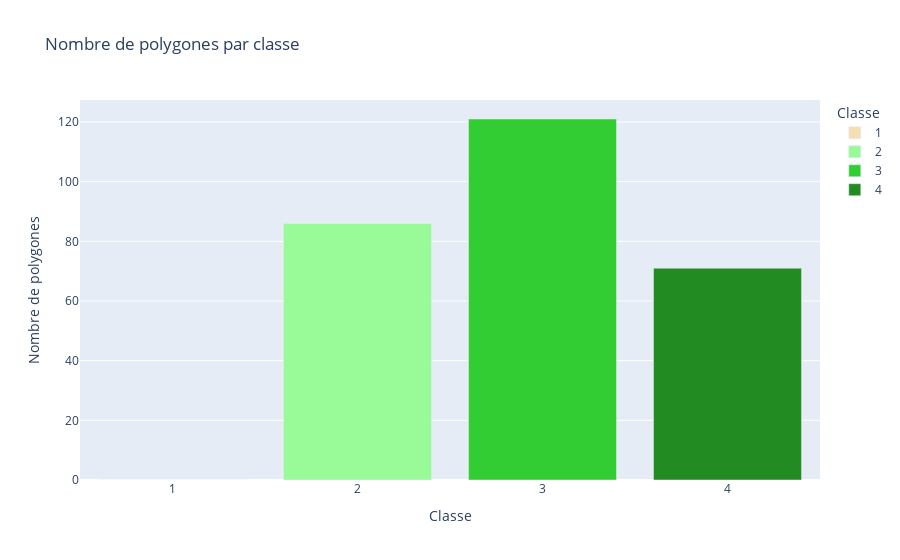

The notebook cell this image was saved under:
### Markdown cell above
## Analyse des échantillons
### Nombre d'échantillons

### Code cell
import geopandas as gpd
import plotly.express as px
import os
import pandas as pd

# Chemin vers le fichier shapefile
shp_path = '/home/onyxia/work/data/projet_eval/PI_strates_bretagne_32630.shp'

# Charger le fichier
gdf = gpd.read_file(shp_path)

# Compter le nombre de polygones par classe
polygon_counts = gdf['strate'].value_counts().reset_index()
polygon_counts.columns = ['Classe', 'Nombre de polygones']

# Convertir 'Classe' en chaîne de caractères pour éviter les conflits de type
polygon_counts['Classe'] = polygon_counts['Classe'].astype(str)

# Créer un DataFrame avec toutes les classes (1, 2, 3, 4), même si elles sont absentes
all_classes = pd.DataFrame({'Classe': ['1', '2', '3', '4']})

# Fusionner avec les comptes réels
polygon_counts = all_classes.merge(polygon_counts, on='Classe', how='left').fillna(0)

# Dictionnaire de correspondance classe/couleur (personnalisable)
color_map = {
    '1': '#F5DEB3',  # Sol nu (tan, couleur personnalisée)
    '2': '#98FB98',  # Herbe (palegreen, personnalisée)
    '3': '#32CD32',  # Landes (limegreen, personnalisée)
    '4': '#228B22'   # Arbre (darkgreen, personnalisée)
}

# Créer le diagramme avec Plotly
fig_polygons = px.bar(
    polygon_counts,
    x='Classe',
    y='Nombre de polygones',
    color='Classe',
    color_discrete_map=color_map,
    title='Nombre de polygones par classe',
    labels={'Classe': 'Classe', 'Nombre de polygones': 'Nombre de polygones'},
    category_orders={'Classe': ['1', '2', '3', '4']}
)

# Personnaliser l'affichage des classes sur l'axe x
fig_polygons.update_xaxes(
    type='category',  # Forcer l'affichage en catégories discrètes
    tickvals=['1', '2', '3', '4'],  # Valeurs exactes à afficher
    ticktext=['1', '2', '3', '4']   # Libellés à afficher
)

# Enregistrer la figure
output_polygon_path = '/home/onyxia/work/results/figure/diag_baton_nb_poly_by_class.html'
os.makedirs(os.path.dirname(output_polygon_path), exist_ok=True)
fig_polygons.write_html(output_polygon_path)

# Afficher la figure dans le notebook
fig_polygons.show()

### Figure 1 — Plotly figure (JSON) as saved in the notebook; plotly's stock layout.template omitted (floating-point values rounded to 4 significant figures)
{"data": [{"hovertemplate": "Classe=%{x}<br>Nombre de polygones=%{y}<extra></extra>", "legendgroup": "1", "marker": {"color": "#F5DEB3", "pattern": {"shape": ""}}, "name": "1", "orientation": "v", "showlegend": true, "textposition": "auto", "type": "bar", "x": ["1"], "xaxis": "x", "y": [0.0], "yaxis": "y"}, {"hovertemplate": "Classe=%{x}<br>Nombre de polygones=%{y}<extra></extra>", "legendgroup": "2", "marker": {"color": "#98FB98", "pattern": {"shape": ""}}, "name": "2", "orientation": "v", "showlegend": true, "textposition": "auto", "type": "bar", "x": ["2"], "xaxis": "x", "y": [86.0], "yaxis": "y"}, {"hovertemplate": "Classe=%{x}<br>Nombre de polygones=%{y}<extra></extra>", "legendgroup": "3", "marker": {"color": "#32CD32", "pattern": {"shape": ""}}, "name": "3", "orientation": "v", "showlegend": true, "textposition": "auto", "type": "bar", "x": ["3"], "xaxis": "x", "y": [121.0], "yaxis": "y"}, {"hovertemplate": "Classe=%{x}<br>Nombre de polygones=%{y}<extra></extra>", "legendgroup": "4", "marker": {"color": "#228B22", "pattern": {"shape": ""}}, "name": "4", "orientation": "v", "showlegend": true, "textposition": "auto", "type": "bar", "x": ["4"], "xaxis": "x", "y": [71.0], "yaxis": "y"}], "layout": {"barmode": "relative", "legend": {"title": {"text": "Classe"}, "tracegroupgap": 0}, "title": {"text": "Nombre de polygones par classe"}, "xaxis": {"anchor": "y", "categoryarray": ["1", "2", "3", "4"], "categoryorder": "array", "domain": [0, 1], "ticktext": ["1", "2", "3", "4"], "tickvals": ["1", "2", "3", "4"], "title": {"text": "Classe"}, "type": "category"}, "yaxis": {"anchor": "x", "domain": [0, 1], "title": {"text": "Nombre de polygones"}}}}
